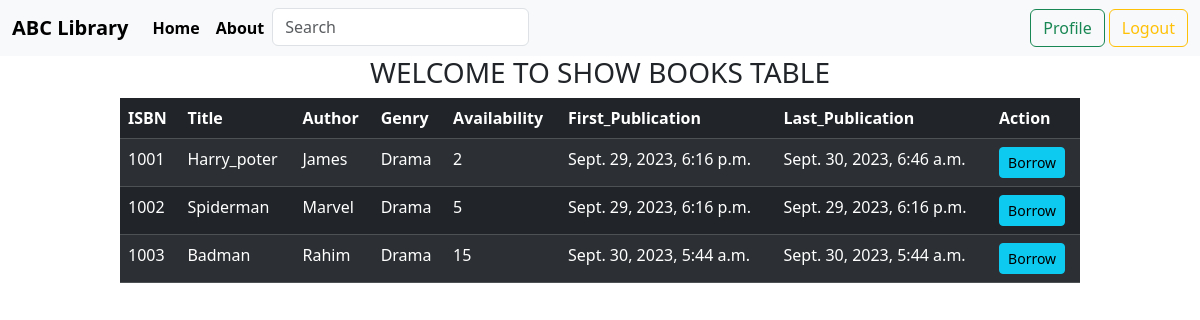
The app's page /show_book/ with its own data.
### first_app/models.py (models this page shows, shortened)
class BookStoreModel(models.Model):
    CATEGORY = (
        ('Harry-Poter','Harry-Poter'),
        ('Drama','Drama'),
        ('Sci-Fi','Sci-Fi'),
        ('Horror','Horror'),
    )
    isbn_number = models.IntegerField(primary_key=True)
    title = models.CharField(max_length=30)
    author = models.CharField(max_length=30)
    genre = models.CharField(max_length=30,choices=CATEGORY)
    availability = models.IntegerField()
    first_pub = models.DateTimeField(auto_now_add=True)
    last_pub =  models.DateTimeField(auto_now=True)

### first_app/views.py (the view)
# urls.py: path('show_book/',views.showBook, name = "showbook"),
def showBook(request):
    book = BookStoreModel.objects.all()
    return render(request,"./first_app/show_book.html",{'data':book})

### first_app/templates/first_app/show_book.html (shortened to what this page needs)
<!DOCTYPE html>
<html lang="en">
<head>
    <link href="https://cdn.jsdelivr.net/npm/bootstrap@5.3.1/dist/css/bootstrap.min.css" rel="stylesheet">
</head>
<body>
      <nav class="navbar navbar-expand-lg bg-body-tertiary">
        <div class="container-fluid">
          <a class="navbar-brand" href="#"><strong>ABC Library</strong></a>
          <div class="collapse navbar-collapse" id="navbarSupportedContent">
            <ul class="navbar-nav me-auto mb-2 mb-lg-0">
              <li class="nav-item">
                <a class="nav-link active" aria-current="page" href="{% url 'homepage'%}"><strong>Home</strong></a>
              </li>
              <li class="nav-item">
                <a class="nav-link active" aria-current="page" href="#"><strong>About</strong></a>
              </li>
              <form class="form-inline my-2 my-lg-0">
                <input class="form-control mr-sm-2" type="search" placeholder="Search" aria-label="Search">
              </form>
            </ul>
              <a class="btn btn-outline-success mx-1" href = "{% url 'profile'%}">Profile</a>
              <a class="btn btn-outline-warning" href = "{% url 'logoutpage'%}">Logout</a>
          </div>
        </div>
      </nav>
      <h3 align = 'center'>WELCOME TO SHOW BOOKS TABLE </h3>
      <table class="table table-striped table-dark" style = "width:80%; margin: auto;">
          <thead>
            <tr>
              <th scope="col">ISBN</th>
              <th scope="col">Title</th>
              <th scope="col">Author</th>
              <th scope="col">Genry</th>
              <th scope="col">Availability</th>
              <th scope="col">First_Publication</th>
              <th scope="col">Last_Publication</th>
              <th scope="col">Action</th>
            </tr>
          </thead>
          <tbody>
              {% for list in data %}
              <tr>
                  <td>{{list.isbn_number}}</td>
                  <td>{{list.title}}</td>
                  <td>{{list.author}}</td>
                  <td>{{list.genre}}</td>
                  <td>{{list.availability}}</td>
                  <td>{{list.first_pub}}</td>
                  <td>{{list.last_pub}}</td>
                  <td><a href="{% url 'borrowbook' isbn_number=list.isbn_number%}" class = "btn btn-info btn-sm">Borrow</a></td>
              </tr>
              {% endfor %}
          </tbody>
        </table>
</body>
</html>

### records on screen
BookStoreModel: isbn_number "1001", title "Harry_poter", author "James", genre "Drama", availability "2", first_pub "Sept. 29, 2023, 6:16 p.m.", last_pub "Sept. 30, 2023, 6:46 a.m."
BookStoreModel: isbn_number "1002", title "Spiderman", author "Marvel", genre "Drama", availability "5", first_pub "Sept. 29, 2023, 6:16 p.m.", last_pub "Sept. 29, 2023, 6:16 p.m."
BookStoreModel: isbn_number "1003", title "Badman", author "Rahim", genre "Drama", availability "15", first_pub "Sept. 30, 2023, 5:44 a.m.", last_pub "Sept. 30, 2023, 5:44 a.m."
